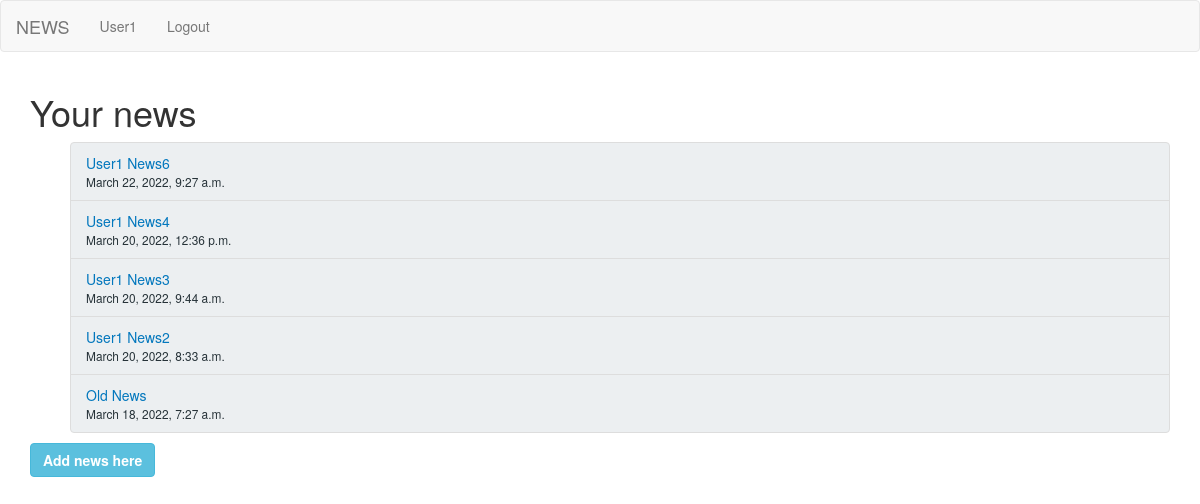
/account/ (signed in), run on the app's committed database.
### news/models.py (models this page shows, shortened)
class News(models.Model):
    user = models.ForeignKey(User, on_delete=models.CASCADE, related_name="newslist", null=True)
    title = models.CharField(max_length=50)
    publication_date = models.DateTimeField("date published", default=datetime.now)
    body = models.TextField()
    images = models.ImageField(upload_to="news_images", blank=True)
    class Meta:
        ordering=["-publication_date"]

### news/views.py (the view)
# urls.py: path("account/", views.account, name="account"),
def account(request):
    if request.user.is_authenticated:
        return render(request, "news/account.html", {})
    else:
        return redirect("login")

### news/templates/news/account.html
{% extends "news/header.html" %}
{% block content %}
    <h1>Your news</h1>
    {% if user.newslist.all %}
        <ul>
        {% for news in user.newslist.all %}
            <a href="{% url "news:details" news.id %}" class="list-group-item list-group-item-action" style="background-color:#ECEFF1; color:#0277BD">{{ news.title }}
                <div class="d-flex w-100 justify-content-between">
                    <small style="color:#263238"> {{ news.publication_date }} </small>
                </div>
            </a>
        {% endfor %}
        </ul>
    {% else %}
        <p>No news are available.</p>
    {% endif %}
    <a href="/add" target="blank" class="btn btn-info"><strong>Add news here</strong></a>
{% endblock %}

### news/templates/news/header.html (shortened to what this page needs)
<head>
    <link rel="stylesheet" href="https://maxcdn.bootstrapcdn.com/bootstrap/3.4.1/css/bootstrap.min.css">
</head>
<body>
    <nav>
        <div class="navbar navbar-default">
        <a class="navbar-brand" href="/">NEWS</a>
        <ul class="nav navbar-nav">
            {% if user.is_authenticated and not user.is_staff %}
                <li><a href="/account">{{user.username|title}}</a></li>
                <li><a href="/logout">Logout</a></li>
            {% else %}
                <li><a href="/login">Login</a></li>
                <li><a href="/register">Register</a></li>
            {% endif %}
        </ul>
        </div>
    </nav>
    <div class="container">
        {% block content %}
        {% endblock %}
    </div>
</body>

### data on the page
News: title "User1 News6", publication_date "March 22, 2022, 9:27 a.m."
News: title "User1 News4", publication_date "March 20, 2022, 12:36 p.m."
News: title "User1 News3", publication_date "March 20, 2022, 9:44 a.m."
News: title "User1 News2", publication_date "March 20, 2022, 8:33 a.m."
News: title "Old News", publication_date "March 18, 2022, 7:27 a.m."

### other printed values
{{ user.username|title }} "User1"
